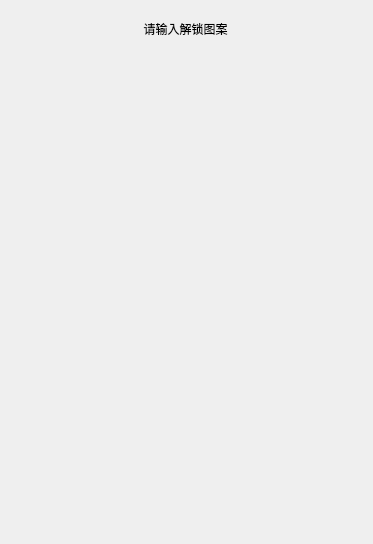
<?xml version="1.0" encoding="UTF-8"?>
<ui version="4.0">
 <class>LoginWindow</class>
 <widget class="QWidget" name="LoginWindow">
  <property name="windowModality">
   <enum>Qt::ApplicationModal</enum>
  </property>
  <property name="geometry">
   <rect>
    <x>0</x>
    <y>0</y>
    <width>373</width>
    <height>544</height>
   </rect>
  </property>
  <property name="minimumSize">
   <size>
    <width>200</width>
    <height>0</height>
   </size>
  </property>
  <property name="focusPolicy">
   <enum>Qt::WheelFocus</enum>
  </property>
  <property name="contextMenuPolicy">
   <enum>Qt::NoContextMenu</enum>
  </property>
  <property name="windowTitle">
   <string>解锁登录</string>
  </property>
  <property name="windowIcon">
   <iconset resource="orion2.qrc">
    <normaloff>:/images/unique64.png</normaloff>:/images/unique64.png</iconset>
  </property>
  <widget class="QWidget" name="layoutWidget">
   <property name="geometry">
    <rect>
     <x>0</x>
     <y>0</y>
     <width>371</width>
     <height>541</height>
    </rect>
   </property>
   <layout class="QVBoxLayout" name="verticalLayout">
    <item>
     <widget class="QLabel" name="label">
      <property name="text">
       <string/>
      </property>
      <property name="pixmap">
       <pixmap resource="orion2.qrc">:/images/unique128.png</pixmap>
      </property>
      <property name="alignment">
       <set>Qt::AlignCenter</set>
      </property>
     </widget>
    </item>
    <item>
     <widget class="QLabel" name="infolabel">
      <property name="text">
       <string>请输入解锁图案</string>
      </property>
      <property name="alignment">
       <set>Qt::AlignCenter</set>
      </property>
     </widget>
    </item>
    <item>
     <widget class="LockWidget" name="loginwidget" native="true">
      <property name="sizePolicy">
       <sizepolicy hsizetype="Preferred" vsizetype="Preferred">
        <horstretch>0</horstretch>
        <verstretch>1</verstretch>
       </sizepolicy>
      </property>
     </widget>
    </item>
   </layout>
  </widget>
 </widget>
 <customwidgets>
  <customwidget>
   <class>LockWidget</class>
   <extends>QWidget</extends>
   <header>lockwidget.h</header>
   <container>1</container>
  </customwidget>
 </customwidgets>
 <resources>
  <include location="orion2.qrc"/>
  <include location="orion2.qrc"/>
  <include location="orion.qrc"/>
 </resources>
 <connections/>
</ui>
